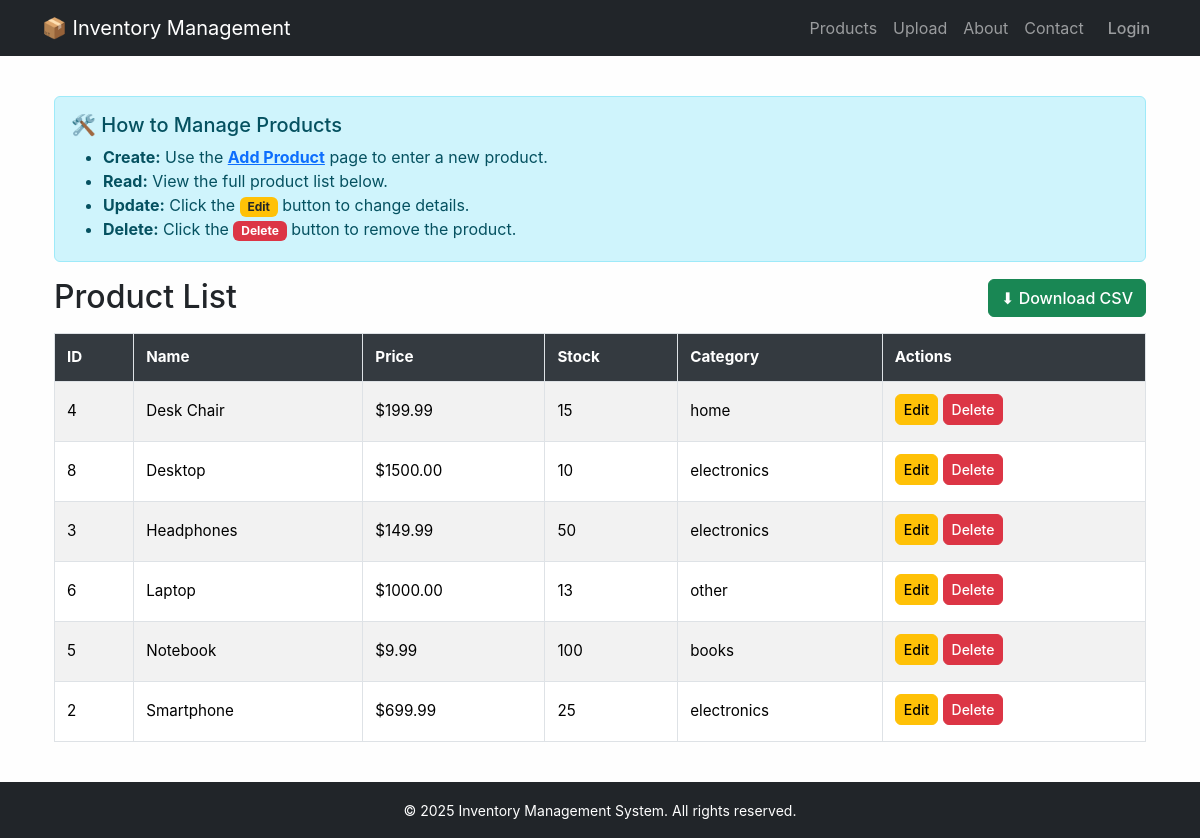
The app's page /products/, older data.
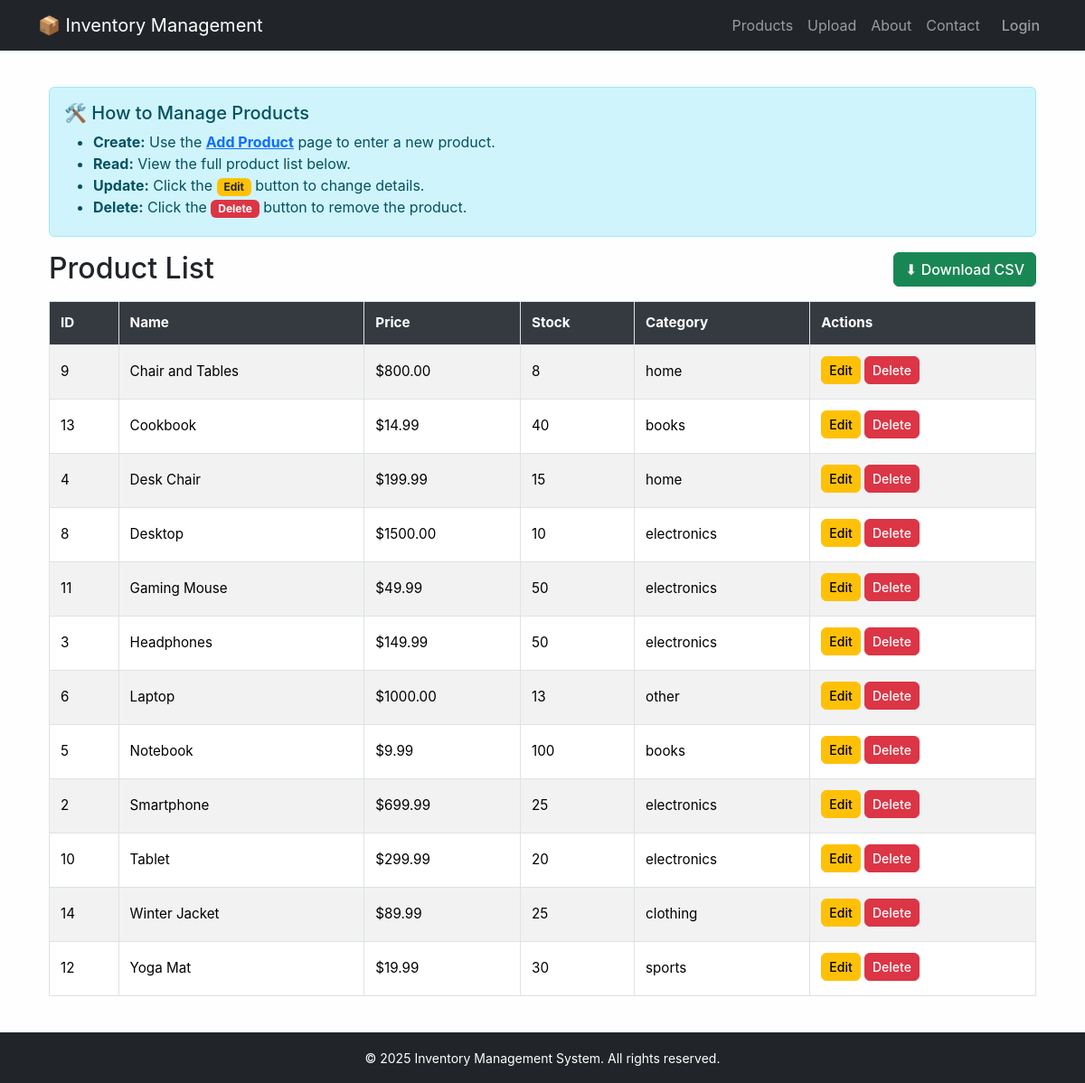
The same page, newer data.
### inventory/models.py (models this page shows, shortened)
class Product(models.Model):
    CATEGORY_CHOICES = [
        ('electronics', 'Electronics'),
        ('clothing', 'Clothing'),
        ('home', 'Home & Kitchen'),
        ('sports', 'Sports & Fitness'),
        ('books', 'Books & Stationery'),
        ('other', 'Other'),
    ]
    name = models.CharField(
        max_length=200,
        unique=True,
        help_text="Unique product name."
    )
    description = models.TextField(
        blank=True,
        null=True,
        help_text="Optional product description."
    )
    price = models.DecimalField(
        max_digits=10,
        decimal_places=2,
        help_text="Product price in currency."
    )
    stock = models.PositiveIntegerField(
        default=0,
        help_text="Units available in inventory."
    )
    category = models.CharField(
        max_length=100,
        choices=CATEGORY_CHOICES,
        default='other',
        help_text="Select the category that best fits the product."
    )
    created_at = models.DateTimeField(
        auto_now_add=True,
        help_text="Timestamp when the product was created."
    )
    updated_at = models.DateTimeField(
        auto_now=True,
        help_text="Timestamp when the product was last updated."
    )
    class Meta:
        verbose_name_plural = "Products"
        ordering = ['name']  # Alphabetical ordering by product name

### inventory/views.py (the view)
# urls.py: path('products/', views.product_list, name='product_list'),
def product_list(request):
    products = Product.objects.all()
    return render(request, "inventory/product_list.html", {"products": products})

### inventory/templates/inventory/product_list.html (shortened to what this page needs)
{% extends 'inventory/base.html' %}
{% block content %}
<div class="container">
    <div class="alert alert-info mt-3">
        <h5>🛠️ How to Manage Products</h5>
        <ul class="mb-1">
            <li><strong>Create:</strong> Use the <a href="{% url 'inventory:add_product' %}" class="fw-bold">Add Product</a> page to enter a new product.</li>
            <li><strong>Read:</strong> View the full product list below.</li>
            <li><strong>Update:</strong> Click the <span class="badge bg-warning text-dark">Edit</span> button to change details.</li>
            <li><strong>Delete:</strong> Click the <span class="badge bg-danger">Delete</span> button to remove the product.</li>
        </ul>
    </div>
    <div class="d-flex flex-column flex-md-row justify-content-between align-items-start align-items-md-center mb-3">
        <h2 class="mb-2 mb-md-0">Product List</h2>
        <a href="{% url 'inventory:download_file' %}" class="btn btn-success">
            ⬇ Download CSV
        </a>
    </div>
    <section class="table-responsive">
        <table class="table table-striped table-hover align-middle products-table">
            <thead class="table-dark">
                <tr>
                    <th>ID</th>
                    <th>Name</th>
                    <th>Price</th>
                    <th>Stock</th>
                    <th>Category</th>
                    <th>Actions</th>
                </tr>
            </thead>
            <tbody>
                {% for product in products %}
                <tr>
                    <td data-label="ID">{{ product.id }}</td>
                    <td data-label="Name"><span>{{ product.name }}</span></td>
                    <td data-label="Price"><span>${{ product.price }}</span></td>
                    <td data-label="Stock">{{ product.stock }}</td>
                    <td data-label="Category">{{ product.category }}</td>
                    <td data-label="Actions">
                        <a href="{% url 'inventory:update_product' product.id %}" class="btn btn-warning btn-sm mb-1">Edit</a>
                        <a href="{% url 'inventory:delete_product' product.id %}" class="btn btn-danger btn-sm mb-1">Delete</a>
                    </td>
                </tr>
                {% empty %}
                <tr>
                    <td colspan="6" class="text-center">No products available.</td>
                </tr>
                {% endfor %}
            </tbody>
        </table>
    </section>
</div>
{% endblock %}

### inventory/templates/inventory/base.html (shortened to what this page needs)
{% load static %}
<!DOCTYPE html>
<html lang="en">
<head>
  <link href="https://cdn.jsdelivr.net/npm/bootstrap@5.3.3/dist/css/bootstrap.min.css" rel="stylesheet">
  <link rel="stylesheet" href="{% static 'css/style.css' %}">
</head>
<body class="d-flex flex-column min-vh-100">
  <div class="wrapper flex-grow-1 d-flex flex-column">
    <nav class="navbar navbar-expand-lg navbar-dark bg-dark">
      <div class="container">
        <a class="navbar-brand" href="{% url 'inventory:home' %}">📦 Inventory Management</a>
        <div class="collapse navbar-collapse" id="navbarNav">
          <ul class="navbar-nav ms-auto">
            <li class="nav-item"><a class="nav-link" href="{% url 'inventory:product_list' %}">Products</a></li>
            <li class="nav-item"><a class="nav-link" href="{% url 'inventory:upload_file' %}">Upload</a></li>
            <li class="nav-item"><a class="nav-link" href="{% url 'inventory:about_page' %}">About</a></li>
            <li class="nav-item"><a class="nav-link" href="{% url 'inventory:contact' %}">Contact</a></li>
            {% if user.is_authenticated %}
              <li class="nav-item">
                <form method="post" action="{% url 'logout' %}" class="d-inline">
                  {% csrf_token %}
                  <button class="btn btn-outline-light ms-2" type="submit">Logout</button>
                </form>
              </li>
            {% else %}
              <li class="nav-item">
                <a class="nav-link btn btn-outline-light ms-2" href="{% url 'inventory:login' %}">Login</a>
              </li>
            {% endif %}
          </ul>
        </div>
      </div>
    </nav>
    <main class="flex-fill py-4">
      <div class="container">
        {% block content %}{% endblock %}
      </div>
    </main>
  </div>
  <footer class="bg-dark text-white text-center py-3 mt-auto">
    <div class="container">
      <small>© 2025 Inventory Management System. All rights reserved.</small>
    </div>
  </footer>
</body>
</html>

### static/css/style.css (style rules this page uses)
html, body { height: 100%; margin: 0; padding: 0; }
body { display: flex; flex-direction: column; min-height: 100vh; font-family: -apple-system, BlinkMacSystemFont, "Segoe UI", Roboto, "Helvetica Neue", Arial, sans-serif; background-color: #fefefe; }
main { flex: 1; }
.alert { margin-top: 1rem; }
.btn { font-weight: 500; border-radius: 0.375rem; }
.table-responsive { width: 100%; overflow-x: auto; }
.products-table { width: 100%; border-collapse: collapse; table-layout: auto; }
.products-table th, .products-table td { font-size: 0.95rem; vertical-align: middle; padding: 0.75rem; border: 1px solid #dee2e6; }
.products-table th { background-color: #343a40; color: white; }
.products-table tr:nth-child(even) { background-color: #f8f9fa; }
@media screen and (min-width: 1200px) { .container { max-width: 1140px; } }

Row changes from the older to the newer data that the page shows:
added Product: id "9", name "Chair and Tables", price "800.00", stock "8", category "home"
added Product: id "13", name "Cookbook", price "14.99", stock "40", category "books"
added Product: id "11", name "Gaming Mouse", price "49.99", stock "50", category "electronics"
added Product: id "10", name "Tablet", price "299.99", stock "20", category "electronics"
added Product: id "14", name "Winter Jacket", price "89.99", stock "25", category "clothing"
added Product: id "12", name "Yoga Mat", price "19.99", stock "30", category "sports"
